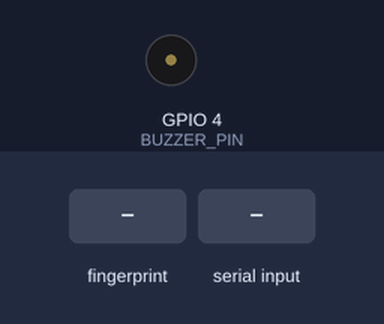
Bench run of a sketch on a simulated ESP32. Parts: buzzer (waves = sounding, pin HIGH). Inputs (shaded band) come from the test bench. WiFi joins after 1.5 s; servers stay silent unless stated; uploads are accepted with an empty reply; what the sketch prints to the serial monitor is not drawn.

Above: at 3.7 s.
3.8 s: finger stored as number 1 placed on the sensor
At 4.45 s:
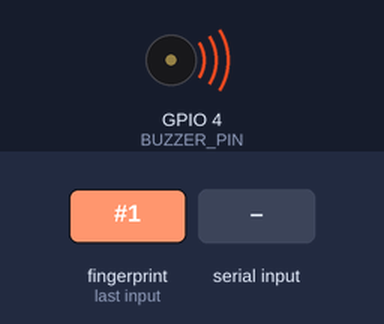
6.0 s: "e 90\n" received over Serial
Timing chart, 0 to 9.0 s (numbered marks = the images above; inputs shaded):
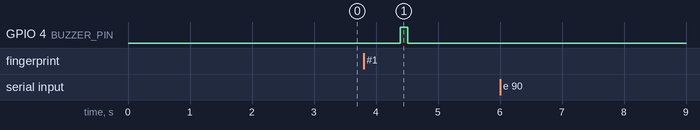

Measured:
- after the input at 3.8 s, GPIO 4 (BUZZER_PIN): LOW → HIGH after 0.59 s, → LOW 0.12 s later
- after the input at 6.0 s, every drawn part: stays the same

The sketch:

esp32-attendance.ino
```cpp
// ESP32 + R307 fingerprint attendance device.
//
// On a successful fingerprint match, POSTs { deviceUserId } to the school app's
// /api/device-checkin route, which looks up the teacher by their Fingerprint
// Device ID (set on the teacher's Edit page) and records their arrival time.
//
// Wiring (R307 -> ESP32 DevKit):
//   VCC -> 3V3   GND -> GND   TX -> GPIO16 (RX2)   RX -> GPIO17 (TX2)
//   Optional buzzer: + -> GPIO4, - -> GND
//
// Library required (Arduino IDE > Library Manager): "Adafruit Fingerprint Sensor Library"
//
// One-time enrollment: open the Serial Monitor at 115200 baud, connected over USB, and type:
//   e 1        -> enrolls the next two finger placements as ID 1
//   d 1        -> deletes ID 1
// Use the same number as the teacher's "Fingerprint Device ID" in the app.

#include <WiFi.h>
#include <HTTPClient.h>
#include <Adafruit_Fingerprint.h>

// ---- fill these in ----
const char *WIFI_SSID = "YOUR_WIFI_NAME";
const char *WIFI_PASSWORD = "YOUR_WIFI_PASSWORD";
const char *API_URL = "https://your-school-app.example.com/api/device-checkin";
const char *DEVICE_SECRET = "PASTE_THE_SAME_VALUE_AS_DEVICE_SHARED_SECRET";
// ------------------------

#define RXD2 16
#define TXD2 17
#define BUZZER_PIN 4

HardwareSerial fingerSerial(2);
Adafruit_Fingerprint finger(&fingerSerial);

int lastScannedId = -1;
unsigned long lastScanMillis = 0;
const unsigned long COOLDOWN_MS = 5000;

void setup() {
  Serial.begin(115200);
  pinMode(BUZZER_PIN, OUTPUT);

  fingerSerial.begin(57600, SERIAL_8N1, RXD2, TXD2);
  finger.begin(57600);

  if (finger.verifyPassword()) {
    Serial.println("Fingerprint sensor found.");
  } else {
    Serial.println("Fingerprint sensor NOT found — check wiring.");
    while (true) delay(1000);
  }

  connectWiFi();
  Serial.println("Ready. Place a finger to check in, or type 'e <id>' / 'd <id>' to manage enrollments.");
}

void loop() {
  handleSerialCommands();

  int id = getFingerprintMatch();
  if (id > 0) {
    bool isRepeat = (id == lastScannedId) && (millis() - lastScanMillis < COOLDOWN_MS);
    lastScannedId = id;
    lastScanMillis = millis();

    if (!isRepeat) {
      sendCheckin(id);
    }
  }

  delay(50);
}

void connectWiFi() {
  WiFi.begin(WIFI_SSID, WIFI_PASSWORD);
  Serial.print("Connecting to WiFi");
  unsigned long start = millis();
  while (WiFi.status() != WL_CONNECTED && millis() - start < 20000) {
    delay(500);
    Serial.print(".");
  }
  Serial.println();
  if (WiFi.status() == WL_CONNECTED) {
    Serial.print("Connected, IP: ");
    Serial.println(WiFi.localIP());
  } else {
    Serial.println("WiFi connection failed — will retry on next scan.");
  }
}

int getFingerprintMatch() {
  uint8_t p = finger.getImage();
  if (p != FINGERPRINT_OK) return -1;

  p = finger.image2Tz();
  if (p != FINGERPRINT_OK) return -1;

  p = finger.fingerFastSearch();
  if (p != FINGERPRINT_OK) {
    beep(2);
    return -1;
  }

  return finger.fingerID;
}

void sendCheckin(int deviceUserId) {
  if (WiFi.status() != WL_CONNECTED) connectWiFi();
  if (WiFi.status() != WL_CONNECTED) {
    Serial.println("No WiFi — check-in dropped.");
    beep(3);
    return;
  }

  HTTPClient http;
  http.begin(API_URL);
  http.addHeader("Content-Type", "application/json");
  http.addHeader("x-device-secret", DEVICE_SECRET);

  String payload = String("{\"deviceUserId\":\"") + deviceUserId + "\"}";
  int code = http.POST(payload);
  String response = http.getString();
  http.end();

  Serial.printf("Check-in ID %d -> HTTP %d: %s\n", deviceUserId, code, response.c_str());
  beep(code == 200 ? 1 : 3);
}

void beep(int times) {
  for (int i = 0; i < times; i++) {
    digitalWrite(BUZZER_PIN, HIGH);
    delay(120);
    digitalWrite(BUZZER_PIN, LOW);
    delay(120);
  }
}

// ---- Serial Monitor commands: "e <id>" to enroll, "d <id>" to delete ----

void handleSerialCommands() {
  if (!Serial.available()) return;

  String line = Serial.readStringUntil('\n');
  line.trim();

  if (line.startsWith("e ")) {
    int id = line.substring(2).toInt();
    if (id > 0) enrollFingerprint(id);
  } else if (line.startsWith("d ")) {
    int id = line.substring(2).toInt();
    if (id > 0) {
      uint8_t p = finger.deleteModel(id);
      Serial.println(p == FINGERPRINT_OK ? "Deleted ID " + String(id) : "Delete failed.");
    }
  }
}

bool enrollFingerprint(int id) {
  Serial.println("Place finger to enroll as ID " + String(id) + "...");

  uint8_t p = -1;
  while (p != FINGERPRINT_OK) {
    p = finger.getImage();
    if (p == FINGERPRINT_NOFINGER) delay(50);
    else if (p != FINGERPRINT_OK) {
      Serial.println("Scan error, try again.");
      return false;
    }
  }

  p = finger.image2Tz(1);
  if (p != FINGERPRINT_OK) {
    Serial.println("Could not process image, try again.");
    return false;
  }

  Serial.println("Remove finger.");
  delay(1500);
  p = 0;
  while (p != FINGERPRINT_NOFINGER) p = finger.getImage();

  Serial.println("Place the same finger again...");
  p = -1;
  while (p != FINGERPRINT_OK) {
    p = finger.getImage();
    if (p == FINGERPRINT_NOFINGER) delay(50);
  }

  p = finger.image2Tz(2);
  if (p != FINGERPRINT_OK) {
    Serial.println("Could not process second image, try again.");
    return false;
  }

  p = finger.createModel();
  if (p != FINGERPRINT_OK) {
    Serial.println("Fingerprints did not match each other, try again.");
    return false;
  }

  p = finger.storeModel(id);
  if (p == FINGERPRINT_OK) {
    Serial.println("Enrolled ID " + String(id) + " successfully.");
    beep(1);
    return true;
  }

  Serial.println("Storage failed (ID may be out of range or in use).");
  return false;
}
```
